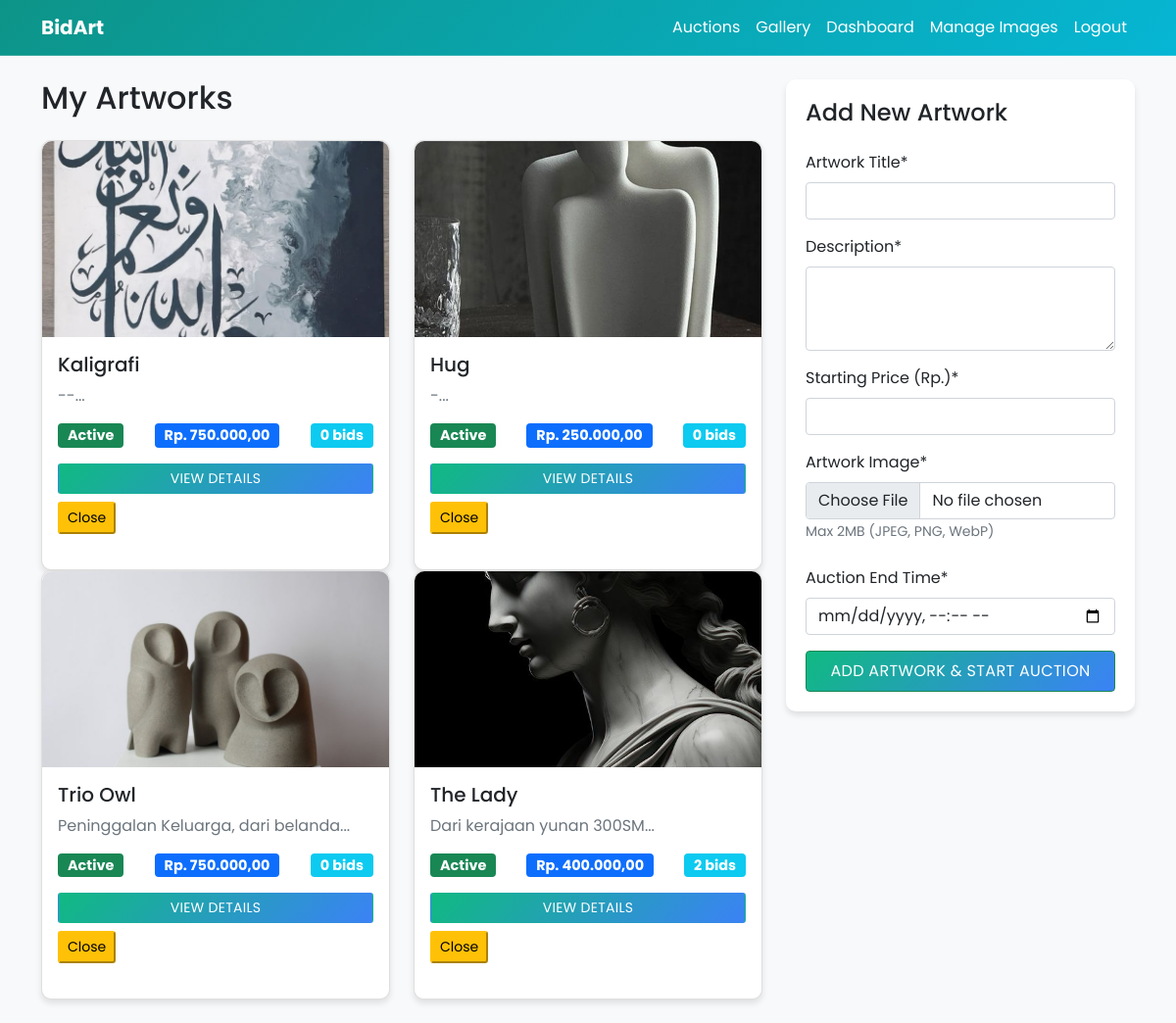
The app's page /views/artist/dashboard.php (signed in) with its own data.
### tables this page shows
CREATE TABLE `auctions` (
  `id` int NOT NULL AUTO_INCREMENT,
  `artwork_id` int NOT NULL,
  `starting_price` decimal(15,2) NOT NULL,
  `current_price` decimal(15,2) NOT NULL,
  `start_time` datetime NOT NULL,
  `end_time` datetime NOT NULL,
  `status` enum('active','closed','cancelled') DEFAULT 'active',
  `winner_id` int DEFAULT NULL,
  `created_at` timestamp NULL DEFAULT CURRENT_TIMESTAMP,
  PRIMARY KEY (`id`),
  KEY `artwork_id` (`artwork_id`),
  KEY `winner_id` (`winner_id`),
  CONSTRAINT `auctions_ibfk_1` FOREIGN KEY (`artwork_id`) REFERENCES `artworks` (`id`) ON DELETE CASCADE,
  CONSTRAINT `auctions_ibfk_2` FOREIGN KEY (`winner_id`) REFERENCES `users` (`id`) ON DELETE SET NULL
);

CREATE TABLE `artworks` (
  `id` int NOT NULL AUTO_INCREMENT,
  `title` varchar(200) NOT NULL,
  `description` text,
  `artist_id` int NOT NULL,
  `image_path` varchar(500) DEFAULT NULL,
  `created_at` timestamp NULL DEFAULT CURRENT_TIMESTAMP,
  PRIMARY KEY (`id`),
  KEY `artist_id` (`artist_id`),
  CONSTRAINT `artworks_ibfk_1` FOREIGN KEY (`artist_id`) REFERENCES `users` (`id`) ON DELETE CASCADE
);

### views/artist/dashboard.php (the view, shortened to what this page needs)
<?php
require_once '../../config/db.php';
$artist_id = $_SESSION['user_id'];
$sql = "SELECT a.*, ar.title, ar.description, ar.image_path,
               (SELECT COUNT(*) FROM bids WHERE auction_id = a.id) AS total_bids
        FROM auctions a
        JOIN artworks ar ON a.artwork_id = ar.id
        WHERE ar.artist_id = $artist_id
        ORDER BY a.created_at DESC";
$result = mysqli_query($conn, $sql);
$auctions = mysqli_fetch_all($result, MYSQLI_ASSOC);
?>
<!DOCTYPE html>
<html lang="en">
<head>
    <link rel="stylesheet" href="../../assets/css/style.css">
    <link href="https://cdn.jsdelivr.net/npm/bootstrap@5.1.3/dist/css/bootstrap.min.css" rel="stylesheet">
</head>
<body>
    <nav class="navbar navbar-expand-lg navbar-dark">
        <div class="container">
            <a class="navbar-brand" href="../../index.php">BidArt</a>
            <div class="navbar-nav ms-auto">
                <a class="nav-link" href="../../index.php">Auctions</a>
                <a class="nav-link" href="../../gallery.php">Gallery</a>
                <?php if (isset($_SESSION['user_id'])): ?>
                    <a class="nav-link active" href="">Dashboard</a>
                    <?php if ($_SESSION['role'] === 'artist'): ?>
                        <a class="nav-link" href="manage_images.php">Manage Images</a>
                    <?php endif; ?>
                    <a class="nav-link" href="../../middlewares/logout.php">Logout</a>
                <?php else: ?>
                    <a class="nav-link" href="../login.php">Login</a>
                    <a class="nav-link" href="register.php">Register</a>
                <?php endif; ?>
            </div>
        </div>
    </nav>
    <div class="container py-4">
        <div class="row">
            <div class="col-lg-8">
                <h2 class="mb-4">My Artworks</h2>
                <div class="row">
                    <?php if (!empty($auctions)): ?>
                        <?php foreach ($auctions as $auction): ?>
                            <div class="col-md-6">
                                <div class="card h-100">
                                    <img src="../../<?= htmlspecialchars($auction['image_path']) ?>"
                                        class="card-img-top"
                                        alt="<?= htmlspecialchars($auction['title']) ?>">
                                    <div class="card-body">
                                        <h5 class="card-title"><?= htmlspecialchars($auction['title']) ?></h5>
                                        <p class="card-text text-muted"><?= substr(htmlspecialchars($auction['description']), 0, 100) ?>...</p>
                                        <div class="d-flex justify-content-between mb-3">
                                            <span class="badge bg-<?= $auction['status'] === 'active' ? 'success' : 'secondary' ?> stats-badge">
                                                <?= ucfirst($auction['status']) ?>
                                            </span>
                                            <span class="badge bg-primary stats-badge">
                                                Rp. <?= number_format($auction['current_price'], 2, ',', '.') ?>
                                            </span>
                                            <span class="badge bg-info stats-badge">
                                                <?= $auction['total_bids'] ?> bids
                                            </span>
                                        </div>
                                        <div class="d-grid gap-2">
                                            <a href="../../auction_details.php?id=<?= $auction['id'] ?>"
                                                class="btn btn-sm">
                                                View Details
                                            </a>
                                            <?php if ($auction['status'] === 'active') : ?>
                                                <form method="POST" action="close_auction.php" style="display:inline;" onsubmit="return confirm('Yakin tutup lelang ini?')">
                                                    <button type="submit" class=" btn-sm btn-warning">Close</button>
                                                </form>
                                            <?php endif; ?>
                                        </div>
                                    </div>
                                </div>
                            </div>
                        <?php endforeach; ?>
                    <?php endif; ?>
                </div>
            </div>
            <div class="col-lg-4">
                <div class="form-section sticky-top" style="top: 20px;">
                    <h4 class="mb-4">Add New Artwork</h4>
                    <form method="POST" action="upload.php" enctype="multipart/form-data">
                        <div class="mb-3">
                            <label class="form-label">Artwork Title*</label>
                            <input type="text" name="title" class="form-control" required>
                        </div>
                        <div class="mb-3">
                            <label class="form-label">Description*</label>
                            <textarea name="description" class="form-control" rows="3" required></textarea>
                        </div>
                        <div class="mb-3">
                            <label class="form-label">Starting Price (Rp.)*</label>
                            <input type="number" name="starting_price" class="form-control" min="1" step="0.01" required>
                        </div>
                        <div class="mb-4">
                            <label class="form-label">Artwork Image*</label>
                            <input type="file" name="artwork_image" class="form-control" accept="image/jpeg,image/png,image/webp" required onchange="previewImage(event)">
                            <small class="text-muted">Max 2MB (JPEG, PNG, WebP)</small>
                        </div>
                        <div class="mb-3">
                            <label class="form-label">Auction End Time*</label>
                            <input type="datetime-local" name="end_time" class="form-control" required>
                        </div>
                        <button type="submit" name="add_artwork" class="btn btn-success w-100 py-2">
                            Add Artwork & Start Auction
                        </button>
                    </form>
                </div>
            </div>
        </div>
    </div>
</body>
</html>

### assets/css/style.css (style rules this page uses)
* { font-family: "Poppins", sans-serif; box-sizing: border-box; }
body { background: #f8fafc; color: #111827; overflow-y: scroll; }
a { color: #0f172a; }
.navbar { background: linear-gradient(135deg, #0d9488 0%, #06b6d4 100%); border-bottom: 1px solid rgba(255, 255, 255, 0.18); }
.navbar-dark .navbar-brand, .navbar-dark .navbar-nav .nav-link { color: #ffffff !important; }
.navbar-brand { font-weight: 700; font-size: 1.6rem; }
.card-img-top { transition: transform 0.4s ease; }
.btn { border-radius: 999px; font-weight: 600; background: linear-gradient(135deg, #10b981 0%, #3b82f6 100%) !important; color: white !important; border: none; text-transform: uppercase; letter-spacing: 0.02em; }
.badge { font-size: 0.8rem; padding: 0.45em 0.85em; background: #d1fae5; color: #047857; }

### views/artist/dashboard.php (style rules this page uses)
body { background-color: #f8f9fa; }
.card { border-radius: 10px; margin-bottom: 20px; box-shadow: 0 4px 6px rgba(0, 0, 0, 0.1); }
.card-img-top { height: 200px; object-fit: cover; border-radius: 10px 10px 0 0; }
.stats-badge { font-size: 0.9rem; padding: 5px 10px; }
.form-section { background: white; border-radius: 10px; padding: 20px; box-shadow: 0 4px 6px rgba(0, 0, 0, 0.1); }

### records on screen
auctions: artwork.image_path (picture), artwork.title "Kaligrafi", artwork.description "--", status "Active", current_price "750.000,00", total_bids "0"
auctions: artwork.image_path (picture), artwork.title "Hug", artwork.description "-", status "Active", current_price "250.000,00", total_bids "0"
auctions: artwork.image_path (picture), artwork.title "Trio Owl", artwork.description "Peninggalan Keluarga, dari belanda", status "Active", current_price "750.000,00", total_bids "0"
auctions: artwork.image_path (picture), artwork.title "The Lady", artwork.description "Dari kerajaan yunan 300SM", status "Active", current_price "400.000,00", total_bids "2"
